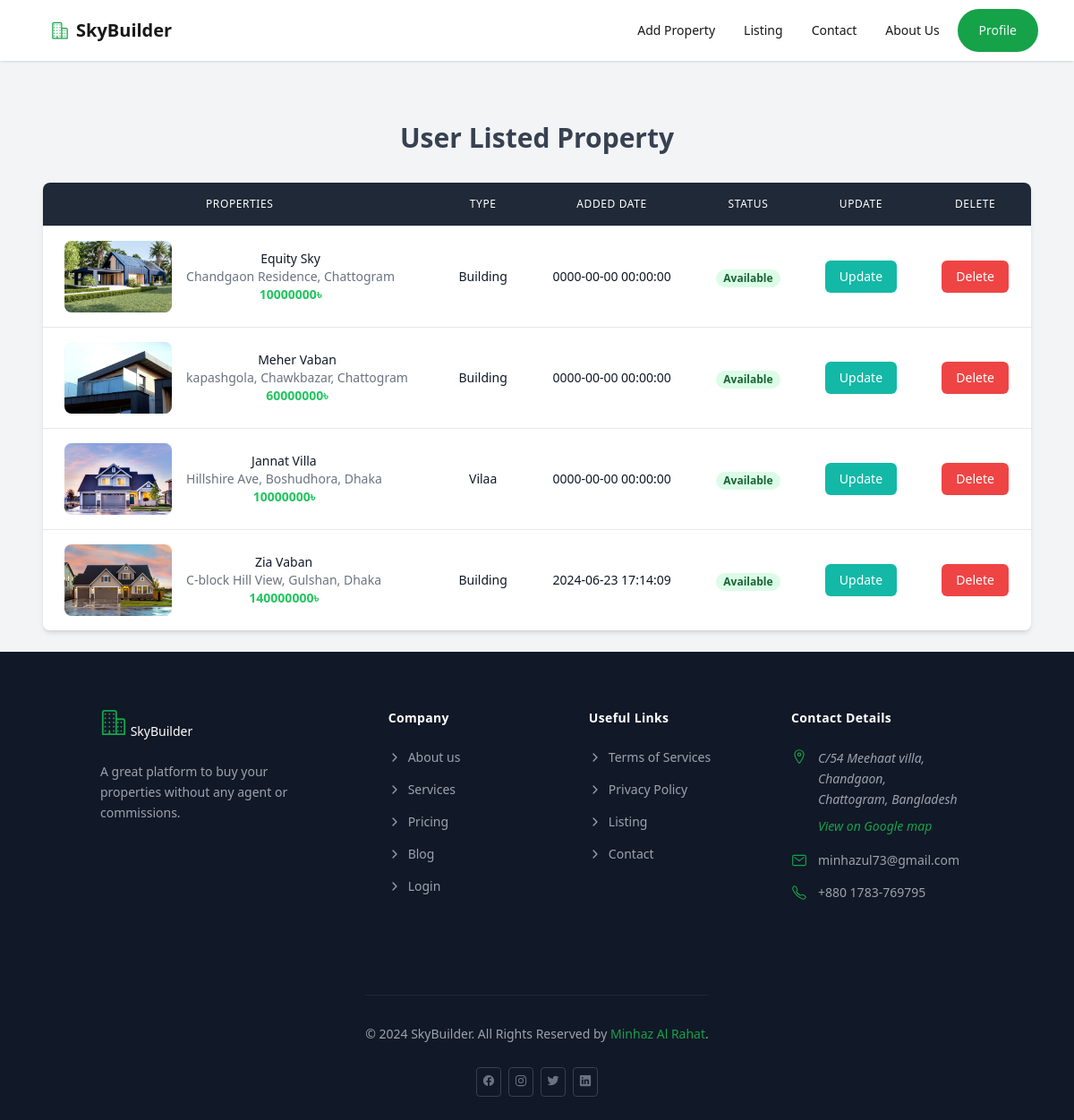
The app's page /profile.php (signed in) with its own data.
### tables this page shows
CREATE TABLE `properties` (
  `property_id` int(11) NOT NULL,
  `title` varchar(255) NOT NULL,
  `property_description` text DEFAULT NULL,
  `property_type` varchar(255) DEFAULT NULL,
  `bedroom` int(11) DEFAULT NULL,
  `bathroom` int(11) DEFAULT NULL,
  `balcony` int(11) DEFAULT NULL,
  `total_floor` int(11) DEFAULT NULL,
  `area_size` int(11) DEFAULT NULL,
  `address` varchar(255) DEFAULT NULL,
  `district` varchar(100) DEFAULT NULL,
  `price` decimal(11,0) DEFAULT NULL,
  `parking` tinyint(1) DEFAULT NULL,
  `cctv` tinyint(1) DEFAULT NULL,
  `security` tinyint(1) DEFAULT NULL,
  `elevator` tinyint(1) DEFAULT NULL,
  `property_image` varchar(255) DEFAULT NULL,
  `user_id` int(11) DEFAULT NULL,
  `created_at` timestamp NOT NULL DEFAULT current_timestamp(),
  `updated_at` timestamp NOT NULL DEFAULT current_timestamp() ON UPDATE current_timestamp()
);

### profile.php (the view, shortened to what this page needs)
<?php
include("config/config.php");
?>
<!DOCTYPE html>
<html lang="en">
<head>
    <script src="https://cdn.tailwindcss.com"></script>
    <link href="https://cdn.jsdelivr.net/npm/daisyui@4.11.1/dist/full.min.css" rel="stylesheet" type="text/css" />
    <link rel="stylesheet" href="main.css">
</head>
<body class="bg-gray-100">
    <?php include 'includes/header.php'; ?>
    <div class="max-w-6xl mx-auto p-6">
        <h1 class="text-3xl font-bold text-center mt-28 mb-8 text-gray-700">User Listed Property</h1>
        <div class="bg-white shadow-md rounded-lg overflow-hidden">
            <table class="min-w-full divide-y divide-gray-200">
                <thead class="bg-gray-800 text-white">
                    <tr>
                        <th class="px-6 py-4 text-center text-xs font-medium uppercase tracking-wider">Properties</th>
                        <th class="px-6 py-4 text-center text-xs font-medium uppercase tracking-wider">Type</th>
                        <th class="px-6 py-4 text-center text-xs font-medium uppercase tracking-wider">Added Date</th>
                        <th class="px-6 py-4 text-center text-xs font-medium uppercase tracking-wider">Status</th>
                        <th class="px-6 py-4 text-center text-xs font-medium uppercase tracking-wider">Update</th>
                        <th class="px-6 py-4 text-center text-xs font-medium uppercase tracking-wider">Delete</th>
                    </tr>
                </thead>
                <tbody class="bg-white divide-y divide-gray-200">
                    <?php
                    $user_id = $_SESSION['user_id'];
                    $query = mysqli_query($conn, "SELECT * FROM `properties` WHERE user_id='$user_id'");
                    while ($row = mysqli_fetch_array($query)) {
                    ?>
                        <tr>
                            <td class="px-6 py-4 whitespace-nowrap text-center">
                                <div class="flex items-center">
                                    <div class="flex-shrink-0 h-20 w-30">
                                        <img class="h-20 w-30 rounded-lg" src="assets/images/<?php echo $row['property_image']; ?>" alt="Property Image">
                                    </div>
                                    <div class="ml-4">
                                        <a href="property_details.php?property_id=<?php echo $row['property_id'];?>" >
                                        <div class="text-sm font-medium text-gray-900"><?php echo $row['title']; ?></div>
                                        <div class="text-sm text-gray-500"><?php echo "{$row['address']}, {$row['district']}"; ?></div>
                                        <div class="text-sm text-green-500 font-bold"><?php echo $row['price']; ?>৳</div>
                                        </a>
                                    </div>
                                </div>
                            </td>
                            <td class="px-6 py-4 whitespace-nowrap text-center">
                                <div class="text-sm text-gray-900"><?php echo $row['property_type']; ?></div>
                            </td>
                            <td class="px-6 py-4 whitespace-nowrap text-center">
                                <div class="text-sm text-gray-900"><?php echo $row['created_at']; ?></div>
                            </td>
                            <td class="px-6 py-4 whitespace-nowrap text-center">
                                <span class="px-2 inline-flex text-xs leading-5 font-semibold rounded-full bg-green-100 text-green-800">Available</span>
                            </td>
                            <td class="px-6 py-4 whitespace-nowrap text-center text-sm font-medium">
                                <a href="edit_property.php?property_id=<?php echo $row['property_id'];?>">
                                    <button class="bg-teal-500 hover:bg-teal-600 text-white px-4 py-2 rounded-md">Update</button>
                                </a>
                            </td>
                            <td class="px-6 py-4 whitespace-nowrap text-center text-sm font-medium">
                                <a href="delete_property.php?property_id=<?php echo $row['property_id'];?>">
                                    <button class="bg-red-500 hover:bg-red-600 text-white px-4 py-2 rounded-md">Delete</button>
                                </a>
                            </td>
                        </tr>
                    <?php } ?>
                </tbody>
            </table>
        </div>
    </div>
    <?php include 'includes/footer.php'; ?>
</body>
</html>

### includes/header.php (shortened to what this page needs)
<header>
    <nav>
        <div class="navbar fixed px-10 bg-white shadow z-10">
            <div class="navbar-start">
                <a href="index.php" class="btn btn-ghost text-xl text-neutral-900"><ion-icon name="business-outline" class="text-[#16a249]"></ion-icon>SkyBuilder</a>
            </div>
            <div class="navbar-end">
                <div class="navbar-center hidden lg:flex text-neutral-900">
                    <ul class="menu menu-horizontal px-1">
                    <li><a href="#add_property">Add Property</a></li>
                        <li><a href="#listing">Listing</a></li>
                        <li><a href="#contact">Contact</a></li>
                        <li><a href="#about_us">About Us</a></li>
                    </ul>
                </div>
                <div class="dropdown dropdown-end">
                    <?php if (isset($_SESSION['user_id'])) { ?>
                        <div tabindex="0" role="button" class="btn rounded-full px-6 border-none bg-[#16a249] text-slate-100 font-medium">Profile</div>
                        <?php } ?>
                </div>
            </div>
        </div>
    </nav>
</header>

### includes/footer.php
<footer id="about_us" class="footer bg-gray-900 text-gray-400 flex flex-col px-28 ">
    <div class="footer-top py-16">
      <div class="container grid grid-cols-4 justify-items-center gap-8 mx-auto max-w-7xl">
        <div class="footer-brand text-center md:text-left">
          <a href="index.php" class="logo text-white font-medium mb-6 inline-block">
            <ion-icon name="business-outline" class="text-3xl text-[#16a249]"></ion-icon> SkyBuilder
          </a>
          <p class="footer-text leading-relaxed">
            A great platform to buy your properties without any agent or commissions.
          </p>
        </div>
        <ul class="footer-list space-y-4">
          <li>
            <p class="footer-list-title text-white font-semibold tracking-wide mb-6">Company</p>
          </li>
          <li>
            <a href="#" class="footer-link flex items-center space-x-2 transition-opacity hover:opacity-80">
              <ion-icon name="chevron-forward" class="text-sm"></ion-icon>
              <span>About us</span>
            </a>
          </li>
          <li>
            <a href="#" class="footer-link flex items-center space-x-2 transition-opacity hover:opacity-80">
              <ion-icon name="chevron-forward" class="text-sm"></ion-icon>
              <span>Services</span>
            </a>
          </li>
          <li>
            <a href="#" class="footer-link flex items-center space-x-2 transition-opacity hover:opacity-80">
              <ion-icon name="chevron-forward" class="text-sm"></ion-icon>
              <span>Pricing</span>
            </a>
          </li>
          <li>
            <a href="#" class="footer-link flex items-center space-x-2 transition-opacity hover:opacity-80">
              <ion-icon name="chevron-forward" class="text-sm"></ion-icon>
              <span>Blog</span>
            </a>
          </li>
          <li>
            <a href="#" class="footer-link flex items-center space-x-2 transition-opacity hover:opacity-80">
              <ion-icon name="chevron-forward" class="text-sm"></ion-icon>
              <span>Login</span>
            </a>
          </li>
        </ul>
        <ul class="footer-list space-y-4">
          <li>
            <p class="footer-list-title text-white font-semibold tracking-wide mb-6">Useful Links</p>
          </li>
          <li>
            <a href="#" class="footer-link flex items-center space-x-2 transition-opacity hover:opacity-80">
              <ion-icon name="chevron-forward" class="text-sm"></ion-icon>
              <span>Terms of Services</span>
            </a>
          </li>
          <li>
            <a href="#" class="footer-link flex items-center space-x-2 transition-opacity hover:opacity-80">
              <ion-icon name="chevron-forward" class="text-sm"></ion-icon>
              <span>Privacy Policy</span>
            </a>
          </li>
          <li>
            <a href="#" class="footer-link flex items-center space-x-2 transition-opacity hover:opacity-80">
              <ion-icon name="chevron-forward" class="text-sm"></ion-icon>
              <span>Listing</span>
            </a>
          </li>
          <li>
            <a href="#" class="footer-link flex items-center space-x-2 transition-opacity hover:opacity-80">
              <ion-icon name="chevron-forward" class="text-sm"></ion-icon>
              <span>Contact</span>
            </a>
          </li>
        </ul>
        <ul class="footer-list space-y-4">
          <li>
            <p class="footer-list-title text-white font-semibold tracking-wide mb-6">Contact Details</p>
          </li>
          <li class="footer-item flex items-start space-x-3">
            <ion-icon name="location-outline" class="text-lg text-green-600"></ion-icon>
            <address class="address leading-relaxed">
              C/54 Meehaat villa,<br>
              Chandgaon,<br>
              Chattogram, Bangladesh
              <a href="#" class="address-link text-green-600 transition-opacity hover:opacity-80 block mt-2">View on
                Google map</a>
            </address>
          </li>
          <li class="footer-item flex items-center space-x-3">
            <ion-icon name="mail-outline" class="text-lg text-green-600"></ion-icon>
            <a href="mailto:contact@example.com"
              class="footer-link transition-opacity hover:opacity-80">minhazul73@gmail.com</a>
          </li>
          <li class="footer-item flex items-center space-x-3">
            <ion-icon name="call-outline" class="text-lg text-green-600"></ion-icon>
            <a href="tel:+8801783769795" class="footer-link transition-opacity hover:opacity-80">+880 1783-769795</a>
          </li>
        </ul>
      </div>
    </div>
    <div class="footer-bottom border-t border-gray-800 py-8 mx-auto">
      <div class="container mx-auto max-w-7xl">
        <p class="copyright leading-relaxed mb-8">
          &copy; 2024 SkyBuilder. All Rights Reserved by <a href="https://www.facebook.com/rahatssm"
            class="copyright-link inline-block text-green-600">Minhaz Al Rahat</a>.
        </p>
        <ul class="social-list flex justify-center items-center space-x-2">
          <li>
            <a href="https://www.facebook.com/Rahatssm?mibextid=JRoKGi"
              class="social-link text-gray-500 border border-gray-700 p-1.5 rounded transition-colors hover:bg-green-600 hover:border-green-600 hover:text-white">
              <ion-icon name="logo-facebook"></ion-icon>
            </a>
          </li>
          <li>
            <a href="https://www.instagram.com/minhaz_al_rahat?igsh=MTVkMjFiaWJ3c2Zseg=="
              class="social-link text-gray-500 border border-gray-700 p-1.5 rounded transition-colors hover:bg-green-600 hover:border-green-600 hover:text-white">
              <ion-icon name="logo-instagram"></ion-icon>
            </a>
          </li>
          <li>
            <a href="https://x.com/Minhaz_AL_Rahat"
              class="social-link text-gray-500 border border-gray-700 p-1.5 rounded transition-colors hover:bg-green-600 hover:border-green-600 hover:text-white">
              <ion-icon name="logo-twitter"></ion-icon>
            </a>
          </li>
          <li>
            <a href="www.linkedin.com/in/minhazul73"
              class="social-link text-gray-500 border border-gray-700 p-1.5 rounded transition-colors hover:bg-green-600 hover:border-green-600 hover:text-white">
              <ion-icon name="logo-linkedin"></ion-icon>
            </a>
          </li>
        </ul>
      </div>
    </div>
  </footer>

### records on screen
properties: property_image (picture), title "Equity Sky", address "Chandgaon Residence", district "Chattogram", price "10000000", property_type "Building", created_at "0000-00-00 00:00:00"
properties: property_image (picture), title "Meher Vaban", address "kapashgola, Chawkbazar", district "Chattogram", price "60000000", property_type "Building", created_at "0000-00-00 00:00:00"
properties: property_image (picture), title "Jannat Villa", address "Hillshire Ave, Boshudhora", district "Dhaka", price "10000000", property_type "Vilaa", created_at "0000-00-00 00:00:00"
properties: property_image (picture), title "Zia Vaban", address "C-block Hill View, Gulshan", district "Dhaka", price "140000000", property_type "Building", created_at "2024-06-23 17:14:09"
